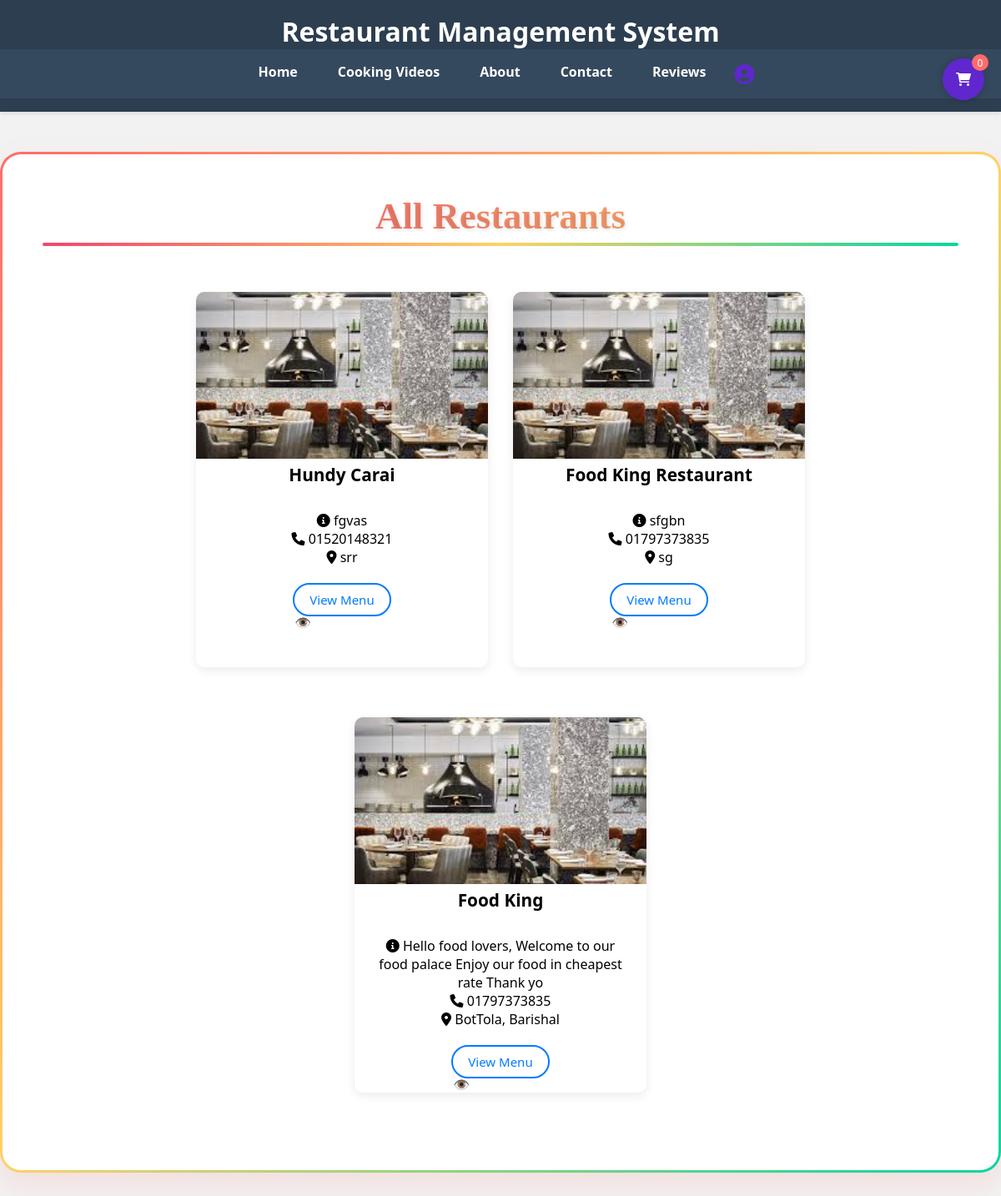
/index.php (signed in), run on the app's committed database.
### tables this page shows
CREATE TABLE `restaurants` (
  `id` int(11) NOT NULL,
  `name` varchar(255) NOT NULL,
  `description` text DEFAULT NULL,
  `owner_name` varchar(255) NOT NULL,
  `owner_email` varchar(255) NOT NULL,
  `owner_password` varchar(255) NOT NULL,
  `phone` varchar(20) NOT NULL,
  `address` text NOT NULL,
  `image_path` varchar(255) DEFAULT NULL,
  `created_at` timestamp NOT NULL DEFAULT current_timestamp(),
  `updated_at` timestamp NOT NULL DEFAULT current_timestamp() ON UPDATE current_timestamp()
);

### check_auth.php (called while the page is built, shortened)
<?php
function is_logged_in() {
    return isset($_SESSION['user_id']);
}
?>

### index.php (the view, shortened to what this page needs)
<?php require 'check_auth.php'; ?>
<!DOCTYPE html>
<html lang="en">
<head>
    <link rel="stylesheet" href="static/css/index.css">
    <link rel="stylesheet" href="https://cdnjs.cloudflare.com/ajax/libs/font-awesome/6.0.0/css/all.min.css">
    <link rel="stylesheet" href="static/css/cart.css">
</head>
<body>
    <header>
        <h1>Restaurant Management System</h1>
        <nav>
            <a href="index.php">Home</a>
            <a href="cooking_video.html">Cooking Videos</a>
            <a href="about.html">About</a>
            <a href="contact.html">Contact</a>
            <a href="reviews.php">Reviews</a>
            <?php if (is_logged_in()): ?>
                <div class="profile-dropdown">
                    <div class="profile-icon" onclick="toggleProfileDropdown()">
                        <i class="fas fa-user-circle"></i>
                    </div>
                </div>
            <?php else: ?>
                    <a href="login.html" class="login-btn">Login</a>
                    <a href="signup.html" class="signup-btn">Sign Up</a>
            <?php endif; ?>
        </nav>
    </header>
    <div class="cart-icon" onclick="toggleCart()">
        <i class="fas fa-shopping-cart"></i>
        <span class="cart-count" id="cart-count">0</span>
    </div>
    <?php
    require 'db_connection.php';
    function getImageUrl($path, $type = 'restaurant') {
        $baseDir = '/opt/lampp/htdocs/restaurant_management/';
        $webRoot = '/restaurant_management/';
        $defaults = [
            'restaurant' => $webRoot . 'static/media/default-restaurant.jpeg',
            'food' => $webRoot . 'static/media/default-food.jpeg'
        ];
        if (empty($path)) {
            return $defaults[$type];
        }
        $local_path = $baseDir . ltrim($path, '/');
        return $defaults[$type];
    }
    if (isset($_GET['restaurant_id'])) {
        $restaurant_id = $_GET['restaurant_id'];
        $stmt = $pdo->prepare("SELECT * FROM restaurants WHERE id = ?");
        $stmt->execute([$restaurant_id]);
        $restaurant = $stmt->fetch();
        if ($restaurant) {
            echo '<div class="container">';
            echo '<div class="restaurant-details">';
            echo '<h2>' . htmlspecialchars($restaurant['name']) . '</h2>';
            $restaurantImageUrl = getImageUrl($restaurant['image_path'], 'restaurant');
            if (strpos($restaurantImageUrl, 'default-restaurant.jpg') !== false) {
                echo '<div class="restaurant-default-image default-image"><i class="fas fa-store"></i></div>';
            } else {
                echo '<img src="' . htmlspecialchars($restaurantImageUrl) . '" alt="' . htmlspecialchars($restaurant['name']) . '" onerror="this.onerror=null;this.src=\'' . getImageUrl(null, 'restaurant') . '\'">';
            }
            echo '<p>' . htmlspecialchars($restaurant['description']) . '</p>';
            echo '<p><i class="fas fa-phone"></i> ' . htmlspecialchars($restaurant['phone']) . '</p>';
            echo '<p><i class="fas fa-map-marker-alt"></i> ' . htmlspecialchars($restaurant['address']) . '</p>';
            echo '<div class="sidebar" id="sidebar">';
            echo '<h3 style="text-align: center; padding: 15px;color:rgb margin: 0;
                            color:rgb(219, 101, 21); border-bottom: 1px solid #ddd;">Menu Sections
                  </h3>';
            $stmt = $pdo->prepare("SELECT * FROM menu_categories WHERE restaurant_id = ?");
            $stmt->execute([$restaurant_id]);
            $categories = $stmt->fetchAll();
            if ($categories) {
                foreach ($categories as $category) {
                    echo '<div class="sidebar-category" onclick="scrollToCategory(' . $category['id'] . ')">';
                    echo htmlspecialchars($category['name']);
                    echo '</div>';
                }
            } else {
                echo '<div style="padding: 15px;">No categories available</div>';
            }
            echo '</div>';
            echo '<div class="restaurant-container">';
            echo '<div class="restaurant-content">';
            $stmt = $pdo->prepare("SELECT * FROM menu_categories WHERE restaurant_id = ?");
            $stmt->execute([$restaurant_id]);
            $categories = $stmt->fetchAll();
            if ($categories) {
                echo '<h3 style="background: linear-gradient(45deg, #ff6b6b, #5f27cd, #1dd1a1);
                                 background-clip: text; color: transparent;
                                 font-size: 2rem; font-weight: 700; text-align: left;" >
                      Menu</h3>';
                echo '<button class="view-menu-btn" onclick="toggleSidebar()" style="
                    border: none;
                    background-color:rgb(199, 68, 133);
                    padding: 10px 15px;
                    cursor: pointer;
                    width: 15%;
                    text-align: center;
                    border-radius: 8px;
                    transition: background-color 0.3s;
                    font-family: Arial, sans-serif;
                    display: flex;
                    align-items: center;
                    gap: 10px;">';
                echo '<i class="fas fa-bars" style="
                    font-size: 18px;
                    color: #5f27cd;
                    transition: transform 0.3s;"></i>';
                echo '<span style="color: #333; font-size: 16px;">Menu Sections</span>';
                echo '</button>';
                foreach ($categories as $index => $category) {
                    $colorClass = ['primary', 'success', 'warning', 'danger', 'purple', 'teal'][$index % 6];
                    echo '<div class="menu-category">';
                    echo '<div class="section-name ' . $colorClass . '" data-category-id="' . $category['id'] . '">' . htmlspecialchars($category['name']) . '</div>';
                    if (!empty($category['description'])) {
                        echo '<p>' . htmlspecialchars($category['description']) . '</p>';
                    }
                    $stmt = $pdo->prepare("SELECT * FROM menu_items WHERE category_id = ?");
                    $stmt->execute([$category['id']]);
                    $items = $stmt->fetchAll();
                    if ($items) {
                        echo '<div class="menu-items-grid">';
                        foreach ($items as $item) {
                            echo '<div class="menu-item">';
                            $itemImageUrl = getImageUrl($item['image_path'], 'food');
                            if (strpos($itemImageUrl, 'default-food.jpg') !== false) {
                                echo '<div class="menu-item-default-image default-image"><i class="fas fa-utensils"></i></div>';
                            } else {
                                echo '<img src="' . htmlspecialchars($itemImageUrl) . '" alt="' . htmlspecialchars($item['name']) . '" class="menu-item-image" onerror="this.onerror=null;this.src=\'' . getImageUrl(null, 'food') . '\'">';
                            }
                            echo '<div class="menu-item-details">';
                            echo '<h4>' . htmlspecialchars($item['name']) . '</h4>';
                            echo '<p>' . htmlspecialchars($item['description']) . '</p>';
                            echo '<p class="menu-item-price">$' . number_format($item['price'], 2) . '</p>';
                            echo '<p class="menu-item-stock">';
                            if ($item['stock'] > 0) {
                                echo '<i class="fas fa-box"></i> In Stock: ' . $item['stock'];
                            } else {
                                echo '<i class="fas fa-exclamation-circle"></i> Items out of stock';
                            }
                            echo '</p>';
                            if ($item['stock'] > 0) {
                                echo '<button class="add-to-cart-btn" onclick="addToCart(' . $item['id'] . ', \'' . htmlspecialchars(addslashes($item['name'])) . '\', ' . $item['price'] . ', ' . $item['stock'] . ')">';
                                echo '<i class="fas fa-plus"></i> Add to Order';
                                echo '</button>';
                            } else {
                                echo '<button class="add-to-cart-btn disabled" disabled>';
                                echo '<i class="fas fa-ban"></i> Out of Stock';
                                echo '</button>';
                            }
                            echo '</div>';
                            echo '</div>';
                        }
                        echo '</div>';
                    } else {
                        echo '<p>No items in this category yet.</p>';
                    }
                    echo '</div>';
                }
            } else {
                echo '<p>No menu categories available yet.</p>';
            }
            echo '</div>';
            echo '</div>';
            echo '</div>';
            echo '</div>';
            echo '<input type="hidden" id="restaurant-id" value="' . $restaurant_id . '">';
        } else {
            echo '<div class="container"><p>Restaurant not found.</p></div>';
        }
    } else {
        ?>
        <div class="container">
            <div class="restaurants-container">
                <div class="section-title">
                    <h2>All Restaurants</h2>
                </div>
                <div class="restaurants-horizontal-scroll" id="restaurants-horizontal">
                    <?php
                    $stmt = $pdo->query("SELECT * FROM restaurants ORDER BY id DESC");
                    while ($restaurant = $stmt->fetch()):
                        $image_url = getImageUrl($restaurant['image_path'], 'restaurant');
                    ?>
                    <div class="restaurant-card-horizontal">
                        <?php if (empty($restaurant['image_path']) || strpos($image_url, 'default-restaurant.jpg') !== false): ?>
                            <div class="restaurant-card-default-image default-image">
                                <i class="fas fa-store"></i>
                            </div>
                        <?php else: ?>
                            <img src="<?= htmlspecialchars($image_url) ?>"
                                 alt="<?= htmlspecialchars($restaurant['name']) ?>"
                                 onerror="this.onerror=null;this.src='<?= getImageUrl(null, 'restaurant') ?>'">
                        <?php endif; ?>
                        <h3><?= htmlspecialchars($restaurant['name']) ?></h3>
                        <div class="restaurant-info">
                            <p><i class="fas fa-info-circle"></i> <?= htmlspecialchars($restaurant['description']) ?></p>
                            <p><i class="fas fa-phone"></i> <?= htmlspecialchars($restaurant['phone']) ?></p>
                            <p><i class="fas fa-map-marker-alt"></i> <?= htmlspecialchars($restaurant['address']) ?></p>
                        </div>
                        <a href="index.php?restaurant_id=<?= $restaurant['id'] ?>" class="view-btn">View Menu</a>
                    </div>
                    <?php endwhile; ?>
                </div>
            </div>
        </div>
        <?php
    }
    ?>
</body>
</html>

### static/css/index.css (style rules this page uses)
* { margin: 0; padding: 0; box-sizing: border-box; }
body { background-color: #f2f2f2; font-family: 'Segoe UI', Tahoma, Geneva, Verdana, sans-serif; margin: 0; padding: 0; }
header { background-color: #2c3e50; color: white; padding: 1rem 0; box-shadow: 0 2px 5px rgba(0,0,0,0.1); }
header h1 { text-align: center; }
nav { display: flex; justify-content: center; padding: 0.5rem 0; background-color: #34495e; }
nav a { color: white; text-decoration: none; padding: 0.5rem 1rem; margin: 0 0.5rem; border-radius: 4px; transition: background-color 0.3s; }
a { color: #1b9aaa; text-decoration: none; font-weight: 600; transition: all 0.3s ease; position: relative; padding-bottom: 2px; }
a::after { content: ""; position: absolute; bottom: 0; left: 0; width: 0; height: 2px; background: linear-gradient(90deg, #ef476f, #ffd166); transition: width 0.3s ease; }
.profile-dropdown { position: relative; display: inline-block; }
.profile-icon { cursor: pointer; font-size: 24px; color: #5f27cd; padding: 5px 10px; transition: all 0.3s; }
.container { max-width: 1200px; margin: 3rem auto; padding: 3rem; background: white; border-radius: 25px; box-shadow: 0 15px 35px rgba(255, 107, 107, 0.15); position: relative; overflow: hidden; border: 3px solid transparent; background-clip: padding-box; background-image: linear-gradient(white, white), linear-gradient(135deg, #ff6b6b, #ffd166, #06d6a0); background-origin: border-box; background-clip: padding-box, border-box; }
.container::before, .container::after { content: ""; position: absolute; z-index: -1; }
.container::before { top: -50px; right: -50px; width: 200px; height: 200px; background: radial-gradient(circle, rgba(255,214,102,0.2) 0%, rgba(255,214,102,0) 70%); }
.container::after { bottom: -70px; left: -70px; width: 250px; height: 250px; background: radial-gradient(circle, rgba(239,71,111,0.1) 0%, rgba(239,71,111,0) 70%); }
h2 { font-size: 2.8rem; font-family: 'Dancing Script', cursive; text-shadow: 2px 2px 4px rgba(0, 0, 0, 0.1); background: linear-gradient(90deg, #ef476f, #ffd166); -webkit-background-clip: text; background-clip: text; color: transparent; margin-bottom: 1.8rem; padding-bottom: 10px; position: relative; }
h2::after { content: ""; position: absolute; bottom: 0; left: 0; width: 100%; height: 4px; background: linear-gradient(90deg, #ef476f, #ffd166, #06d6a0); border-radius: 2px; }
.section-title { text-align: center; margin-bottom: 40px; width: 100%; }
.restaurants-horizontal-scroll { display: flex; flex-wrap: wrap; gap: 30px; justify-content: center; margin: 30px 0; }
.restaurant-card-horizontal { background-color: #fff; width: 350px; height: 450px; border-radius: 10px; overflow: hidden; box-shadow: 0 4px 12px rgba(0,0,0,0.08); text-align: center; transition: transform 0.3s ease; margin: 15px 0; }
.view-btn { all: unset; display: inline-block; border: 2px solid #007bff; color: #007bff; padding: 8px 18px; border-radius: 30px; font-size: 15px; font-weight: 500; cursor: pointer; text-align: center; text-decoration: none !important; transition: all 0.3s ease; position: relative; background-color: transparent; }
.view-btn::after { content: " 👁️"; font-size: 16px; vertical-align: middle; }
.restaurant-card-horizontal img { width: 100%; height: 200px; object-fit: cover; }
.restaurant-info { padding: 20px; }
.restaurant-card-horizontal h3 { font-size: 1.3rem; margin-bottom: 10px; }

### static/css/cart.css (style rules this page uses)
.cart-icon { position: fixed; right: 20px; top: 70px; background: #5f27cd; color: white; width: 50px; height: 50px; border-radius: 50%; display: flex; justify-content: center; align-items: center; cursor: pointer; z-index: 1001; box-shadow: 0 0 10px rgba(0,0,0,0.2); }
.cart-count { position: absolute; top: -5px; right: -5px; background: #ff6b6b; color: white; width: 20px; height: 20px; border-radius: 50%; font-size: 12px; display: flex; justify-content: center; align-items: center; }

### data on the page
restaurants: name "Hundy Carai", description "fgvas", phone "01520148321", address "srr"
restaurants: name "Food King Restaurant", description "sfgbn", phone "01797373835", address "sg"
restaurants: name "Food King", description "Hello food lovers, Welcome to our food palace Enjoy our food in cheapest rate Thank yo", phone "01797373835", address "BotTola, Barishal"
